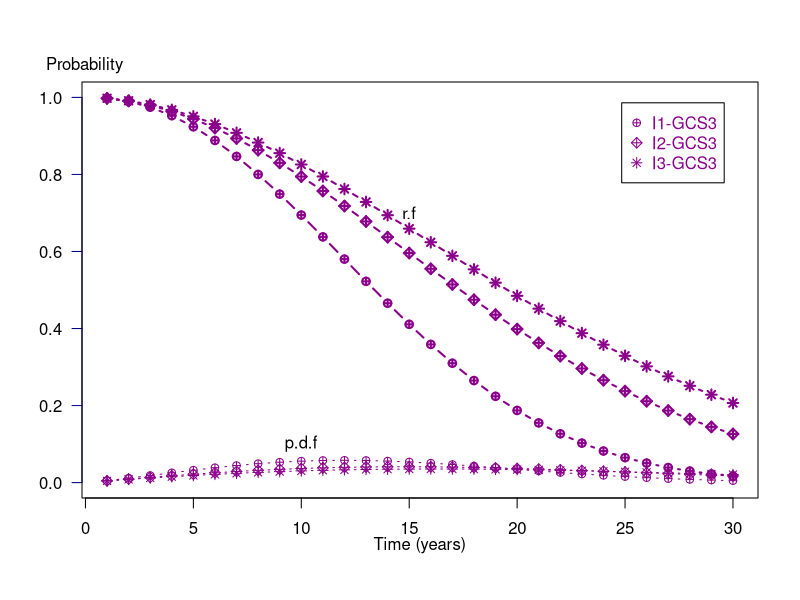

The R script that drew this image:
# Evolution
data=read.csv("survival-failureprobability.csv", header=T)
data=data.frame(data)
YearMax<-30
interventionno<-length(data[,1])
survivalweib<-function(x,a,b){exp(-a*x^b)}
failureweib<-function(x,a,b){a*b*x^(b-1)*exp(-a*x^b)}
x=c(1:YearMax)

#"I1-GCS3"
plot(survivalweib(x,data$alpha[7], data$m[7]),pch=10,axes=FALSE,ylim=c(0,1),ylab="", xlab="",col="darkmagenta",type="b",lwd=2)
axis(2, ylim=c(0,1),col="darkblue",las=1)  ## las=1 makes horizontal labels
mtext(expression(paste("Probability")),side=3,line=0.2, adj = -0.06 )
axis(1,pretty(range(x),10))
mtext(expression(paste("Time (years)")),side=1,col="black",line=2)  
box()

text(10, 0.1,"p.d.f")
text(15, 0.7,"r.f")
#surivival probability

par(new=TRUE)
#"I2-GCS3"
plot(survivalweib(x,data$alpha[8], data$m[8]),pch=9,axes=FALSE,ylim=c(0,1),ylab="", xlab="",col="darkmagenta",type="b",lwd=2)
par(new=TRUE)
#"I3-GCS3"
plot(survivalweib(x,data$alpha[9], data$m[9]),pch=8,axes=FALSE,ylim=c(0,1),ylab="", xlab="",col="darkmagenta",type="b",lwd=2)


#failure probability
par(new=TRUE)
#"I1-GCS3"
plot(failureweib(x,data$alpha[7], data$m[7]),pch=10,axes=FALSE,ylim=c(0,1),ylab="", xlab="",col="darkmagenta",type="b",lwd=1)
par(new=TRUE)

#"I2-GCS3"
plot(failureweib(x,data$alpha[8], data$m[8]),pch=9,axes=FALSE,ylim=c(0,1),ylab="", xlab="",col="darkmagenta",type="b",lwd=1)
par(new=TRUE)

#"I3-GCS3"
plot(failureweib(x,data$alpha[9], data$m[9]),pch=8,axes=FALSE,ylim=c(0,1),ylab="", xlab="",col="darkmagenta",type="b",lwd=1)


## Add Legend
legend("topright",inset=.05,legend=c("I1-GCS3","I2-GCS3","I3-GCS3"),text.col=c("darkmagenta","darkmagenta","darkmagenta"),pch=c(10,9,8),col=c("darkmagenta","darkmagenta","darkmagenta"),horiz=F)
#legend("topright",inset=.02,legend=c("I1-GCS1","I2-GCS1","I3-GCS1","I1-GCS2","I2-GCS2","I3-GCS2","I1-GCS3","I2-GCS3","I3-GCS3"),text.col=c("blue1","blue1","blue1","red","red","red","darkmagenta","darkmagenta","darkmagenta"),pch=c(16,15,14,13,12,11,10,9,8),col=c("blue1","blue1","blue1","red","red","red","darkmagenta","darkmagenta","darkmagenta"),horiz=F)

#plot the cdf




